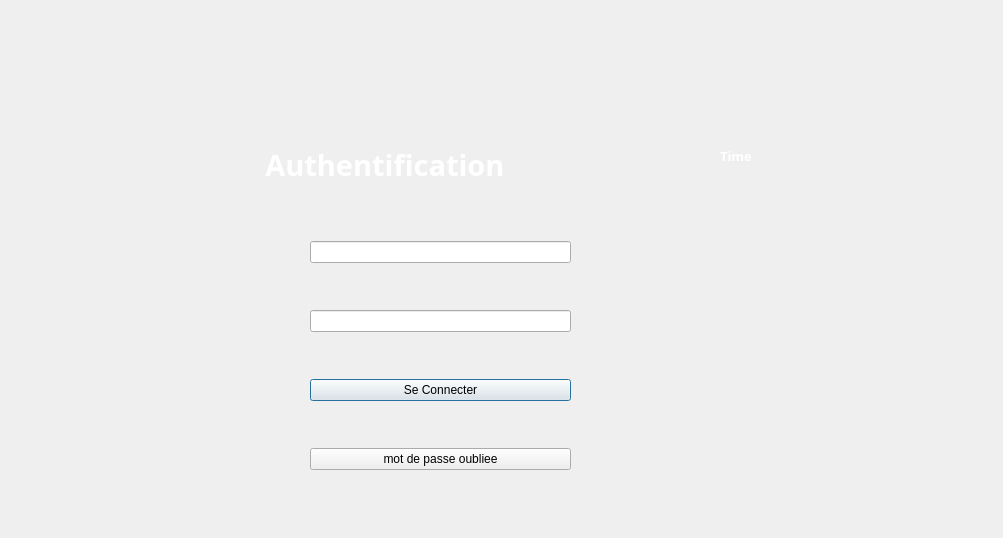
<?xml version="1.0" encoding="UTF-8"?>
<ui version="4.0">
 <class>authentification</class>
 <widget class="QDialog" name="authentification">
  <property name="geometry">
   <rect>
    <x>0</x>
    <y>0</y>
    <width>1003</width>
    <height>538</height>
   </rect>
  </property>
  <property name="windowTitle">
   <string>Dialog</string>
  </property>
  <widget class="QStackedWidget" name="stackedWidget_connexion">
   <property name="geometry">
    <rect>
     <x>30</x>
     <y>20</y>
     <width>961</width>
     <height>541</height>
    </rect>
   </property>
   <property name="styleSheet">
    <string notr="true"/>
   </property>
   <property name="currentIndex">
    <number>0</number>
   </property>
   <widget class="QWidget" name="page_3">
    <widget class="QLabel" name="incorrect_2">
     <property name="geometry">
      <rect>
       <x>357</x>
       <y>535</y>
       <width>521</width>
       <height>16</height>
      </rect>
     </property>
     <property name="styleSheet">
      <string notr="true">font-size:13px;
color:red;
background:none;</string>
     </property>
     <property name="text">
      <string/>
     </property>
    </widget>
    <widget class="QWidget" name="layoutWidget_2">
     <property name="geometry">
      <rect>
       <x>20</x>
       <y>180</y>
       <width>781</width>
       <height>311</height>
      </rect>
     </property>
     <layout class="QGridLayout" name="gridLayout_3">
      <item row="2" column="1">
       <widget class="QPushButton" name="pushButton_2">
        <property name="text">
         <string>Se Connecter</string>
        </property>
       </widget>
      </item>
      <item row="0" column="1">
       <widget class="QLineEdit" name="line_username_2">
        <property name="styleSheet">
         <string notr="true"/>
        </property>
       </widget>
      </item>
      <item row="1" column="1">
       <widget class="QLineEdit" name="line_password_2">
        <property name="styleSheet">
         <string notr="true"/>
        </property>
        <property name="echoMode">
         <enum>QLineEdit::Password</enum>
        </property>
       </widget>
      </item>
      <item row="0" column="0">
       <spacer name="horizontalSpacer_4">
        <property name="orientation">
         <enum>Qt::Horizontal</enum>
        </property>
        <property name="sizeHint" stdset="0">
         <size>
          <width>40</width>
          <height>20</height>
         </size>
        </property>
       </spacer>
      </item>
      <item row="0" column="2">
       <spacer name="horizontalSpacer_3">
        <property name="orientation">
         <enum>Qt::Horizontal</enum>
        </property>
        <property name="sizeHint" stdset="0">
         <size>
          <width>40</width>
          <height>20</height>
         </size>
        </property>
       </spacer>
      </item>
      <item row="3" column="1">
       <widget class="QPushButton" name="mdp_oubliee_bt">
        <property name="text">
         <string>mot de passe oubliee</string>
        </property>
       </widget>
      </item>
     </layout>
    </widget>
    <widget class="QWidget" name="layoutWidget_4">
     <property name="geometry">
      <rect>
       <x>130</x>
       <y>0</y>
       <width>531</width>
       <height>171</height>
      </rect>
     </property>
     <layout class="QVBoxLayout" name="verticalLayout_2"/>
    </widget>
    <widget class="QLabel" name="timer_2">
     <property name="geometry">
      <rect>
       <x>690</x>
       <y>100</y>
       <width>151</width>
       <height>71</height>
      </rect>
     </property>
     <property name="font">
      <font>
       <family>Perpetua Titling MT</family>
       <pointsize>10</pointsize>
       <weight>75</weight>
       <bold>true</bold>
      </font>
     </property>
     <property name="styleSheet">
      <string notr="true">color: rgb(255, 255, 255);</string>
     </property>
     <property name="text">
      <string>Time</string>
     </property>
    </widget>
    <widget class="QLabel" name="logo_2">
     <property name="geometry">
      <rect>
       <x>30</x>
       <y>50</y>
       <width>81</width>
       <height>101</height>
      </rect>
     </property>
     <property name="styleSheet">
      <string notr="true">image:url(:/new/prefix1/img/logo.png)</string>
     </property>
     <property name="text">
      <string/>
     </property>
    </widget>
    <widget class="QLabel" name="label22">
     <property name="geometry">
      <rect>
       <x>-20</x>
       <y>-20</y>
       <width>1111</width>
       <height>681</height>
      </rect>
     </property>
     <property name="minimumSize">
      <size>
       <width>1111</width>
       <height>681</height>
      </size>
     </property>
     <property name="text">
      <string/>
     </property>
    </widget>
    <widget class="QLabel" name="label_4">
     <property name="enabled">
      <bool>true</bool>
     </property>
     <property name="geometry">
      <rect>
       <x>160</x>
       <y>60</y>
       <width>529</width>
       <height>169</height>
      </rect>
     </property>
     <property name="sizePolicy">
      <sizepolicy hsizetype="Preferred" vsizetype="Preferred">
       <horstretch>0</horstretch>
       <verstretch>0</verstretch>
      </sizepolicy>
     </property>
     <property name="font">
      <font>
       <family>Roman</family>
       <pointsize>22</pointsize>
       <weight>75</weight>
       <italic>false</italic>
       <bold>true</bold>
      </font>
     </property>
     <property name="styleSheet">
      <string notr="true">color: rgb(255, 255, 255);</string>
     </property>
     <property name="text">
      <string>          Authentification</string>
     </property>
    </widget>
    <zorder>label22</zorder>
    <zorder>incorrect_2</zorder>
    <zorder>layoutWidget_2</zorder>
    <zorder>layoutWidget_4</zorder>
    <zorder>timer_2</zorder>
    <zorder>logo_2</zorder>
    <zorder>label_4</zorder>
   </widget>
   <widget class="QWidget" name="page_4">
    <widget class="QLabel" name="label_5">
     <property name="geometry">
      <rect>
       <x>80</x>
       <y>110</y>
       <width>101</width>
       <height>31</height>
      </rect>
     </property>
     <property name="font">
      <font>
       <pointsize>14</pointsize>
      </font>
     </property>
     <property name="text">
      <string>User</string>
     </property>
    </widget>
    <widget class="QLabel" name="label_6">
     <property name="geometry">
      <rect>
       <x>80</x>
       <y>220</y>
       <width>121</width>
       <height>41</height>
      </rect>
     </property>
     <property name="font">
      <font>
       <pointsize>12</pointsize>
      </font>
     </property>
     <property name="text">
      <string>Mot De Passe</string>
     </property>
    </widget>
    <widget class="QLineEdit" name="lineEdit_usercre_2">
     <property name="geometry">
      <rect>
       <x>300</x>
       <y>120</y>
       <width>113</width>
       <height>22</height>
      </rect>
     </property>
    </widget>
    <widget class="QLineEdit" name="lineEdit_mdpcre_2">
     <property name="geometry">
      <rect>
       <x>300</x>
       <y>230</y>
       <width>113</width>
       <height>22</height>
      </rect>
     </property>
    </widget>
    <widget class="QPushButton" name="pushButton_creationcompte_2">
     <property name="geometry">
      <rect>
       <x>80</x>
       <y>330</y>
       <width>93</width>
       <height>28</height>
      </rect>
     </property>
     <property name="text">
      <string>Creer</string>
     </property>
    </widget>
    <widget class="QPushButton" name="pushButton_annulercnx_2">
     <property name="geometry">
      <rect>
       <x>200</x>
       <y>330</y>
       <width>93</width>
       <height>28</height>
      </rect>
     </property>
     <property name="text">
      <string>Annuler</string>
     </property>
    </widget>
   </widget>
  </widget>
 </widget>
 <resources/>
 <connections/>
</ui>
